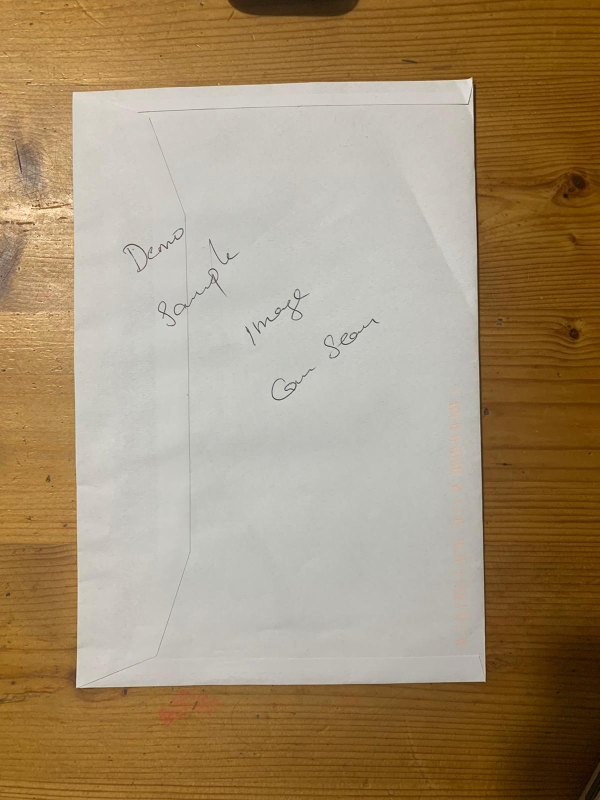
#> input picture pic_test.jpeg, 1200 x 1600 px, given in place of d.jpeg, which was not available (shown at 1/2 size)
$ python as.py
#> lines starting #> are read from the running program, lines starting #| are printed output that depends on the picture; after the words box and inside, x2 and y2 are one past the last pixel; in counts of white or black regions, pixels touching at a corner belong together; pictures that were not available may be replaced by others from this repository, and a replacement may not be noted
from transform import four_point_transform
from skimage.filters import threshold_local
import numpy as np
import argparse
import cv2
import imutils


image = cv2.imread('/Users/hemnathraja/Indrasol/Cam_scan_demo/d.jpeg')
#> image is the input picture: shape (1600, 1200, 3); mean B, G, R 113.4, 143.2, 163.7
#ratio = image.shape[0] / 500.0
orig = image.copy()
image = imutils.resize(image, height = 600)
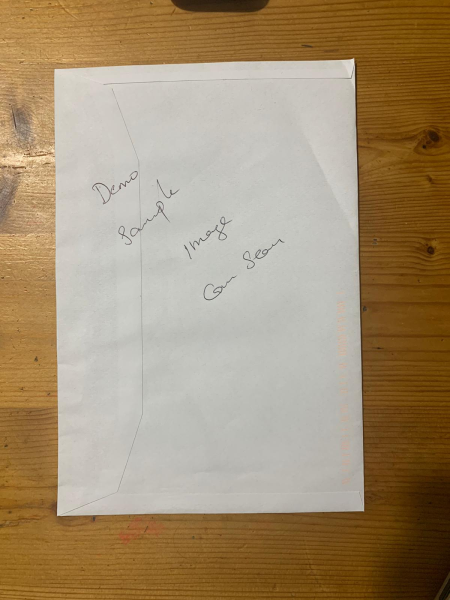
#> image: shape (600, 450, 3); mean B, G, R 113.4, 143.2, 163.7
image = image.astype('uint8')

gray = cv2.cvtColor(image, cv2.COLOR_BGR2GRAY)
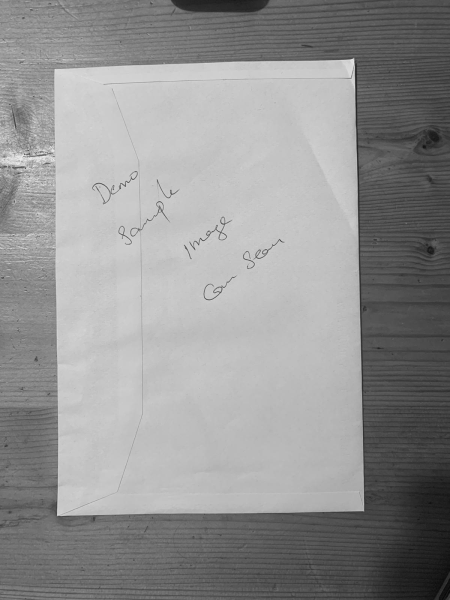
#> gray: shape (600, 450); min 9, max 236, mean 146
gray = cv2.GaussianBlur(image, (5,3), 0)
#> gray: shape (600, 450, 3)
edged = cv2.Canny(gray, 75, 250)
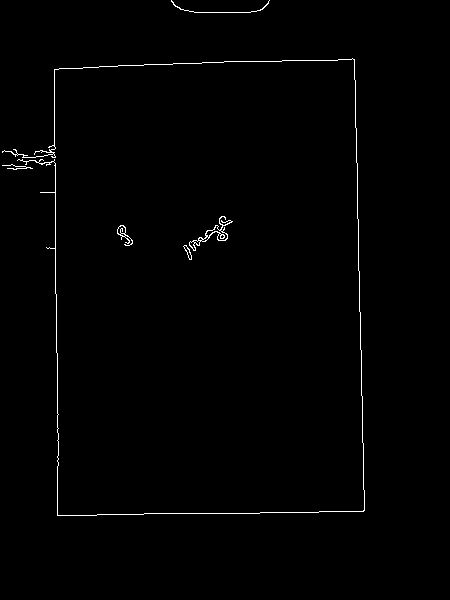
#> edged: shape (600, 450); 0.83% white in thin lines or dots, all inside (x1, y1, x2, y2) = (2, 0, 365, 516)

#kernel = cv2.getStructuringElement(cv2.MORPH_ELLIPSE, (9,9))
#dilated = cv2.dilate(image, kernel)

cnts = cv2.findContours(edged.copy(), cv2.RETR_EXTERNAL, cv2.CHAIN_APPROX_SIMPLE)
#> cnts = 6 contours, 2 with area under 20; largest, box (x1, y1, x2, y2) and area: (189, 216, 233, 251) 244, (117, 225, 133, 246) 80, (183, 245, 192, 260) 43, (2, 58, 365, 516) 39
cnts = imutils.grab_contours(cnts)
cnts = sorted(cnts, key = cv2.contourArea, reverse = True)[:5]
#> cnts = 5 contours, 1 with area under 20; largest, box (x1, y1, x2, y2) and area: (189, 216, 233, 251) 244, (117, 225, 133, 246) 80, (183, 245, 192, 260) 43, (2, 58, 365, 516) 39

for c in cnts:
    peri = cv2.arcLength(c, True)
    approx = cv2.approxPolyDP(c, 0.02 * peri, True)
    cv2.drawContours(image, [approx], -1, (0, 255, 0), 2)
#> this loop made 5 passes
#> peri on passes 1 to 5: 242.4, 107.6, 36.97, 3421.8, 219.4
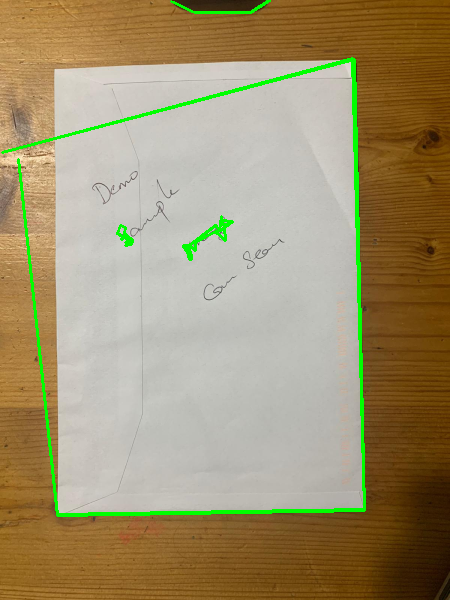
#> image: shape (600, 450, 3); 2.38% of pixels changed, all inside (x1, y1, x2, y2) = (1, 0, 366, 517)

cv2.imwrite("Image.jpg", image)
cv2.imwrite("Edged.jpg", edged)
cv2.imwrite("approx.jpg", image)


    #print(len(approx))

cv2.imshow("approx", image)
cv2.imshow("Image", image)
cv2.imshow("Edged", edged)


cv2.waitKey(0)
cv2.destroyAllWindows()
